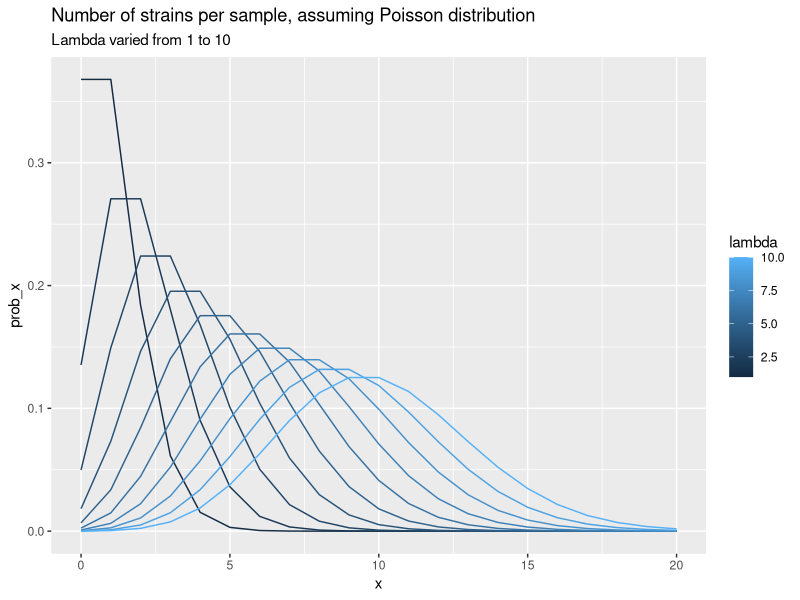
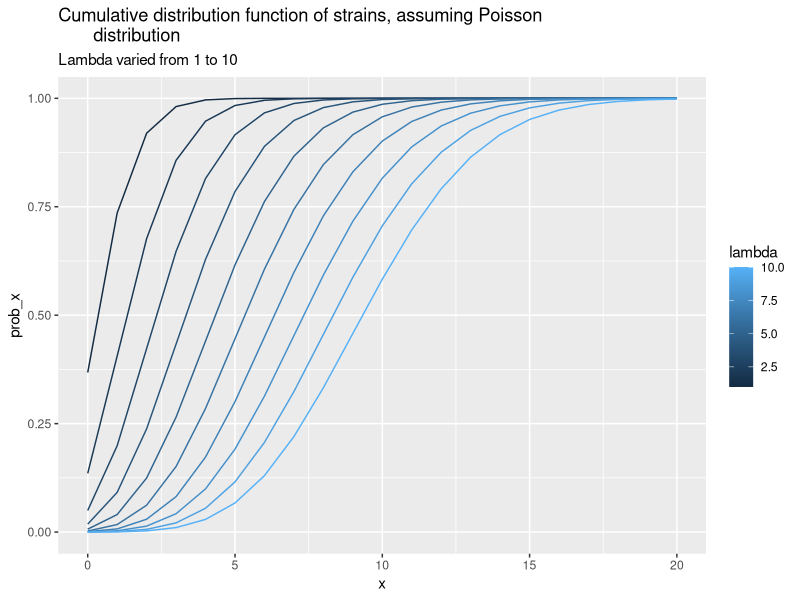
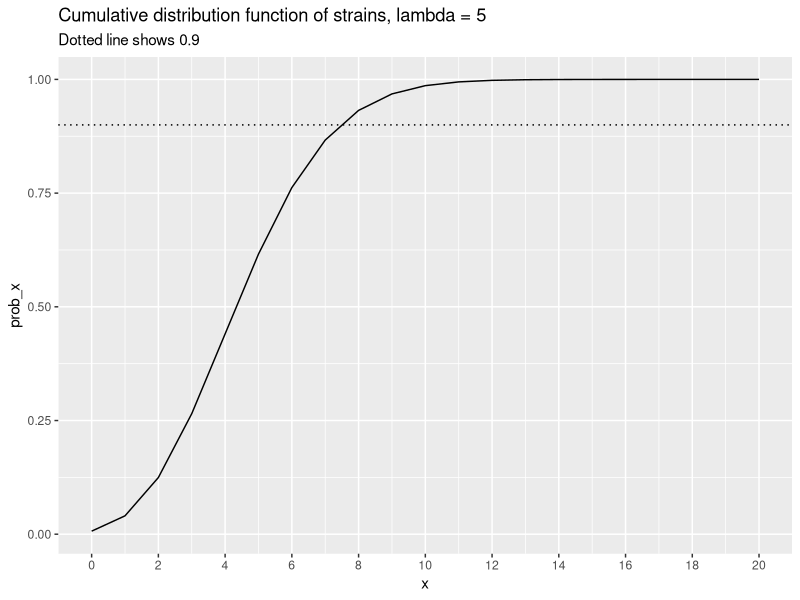
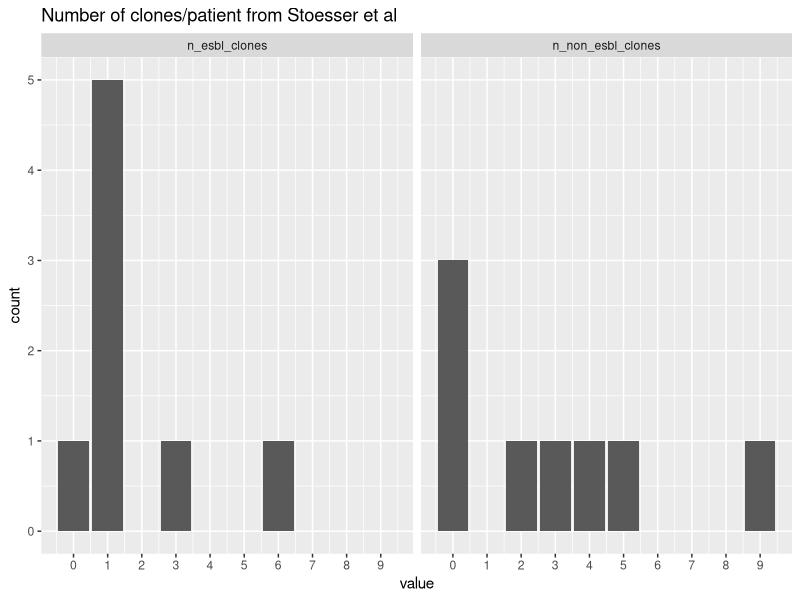
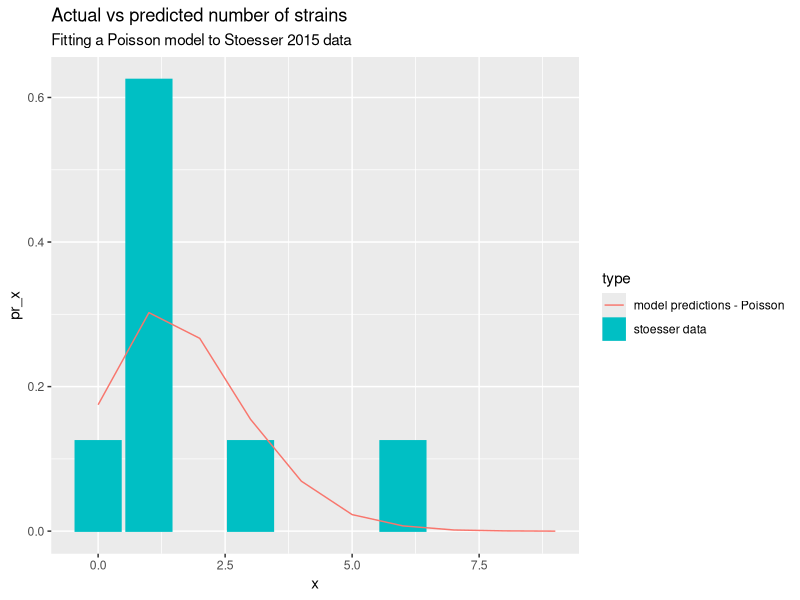
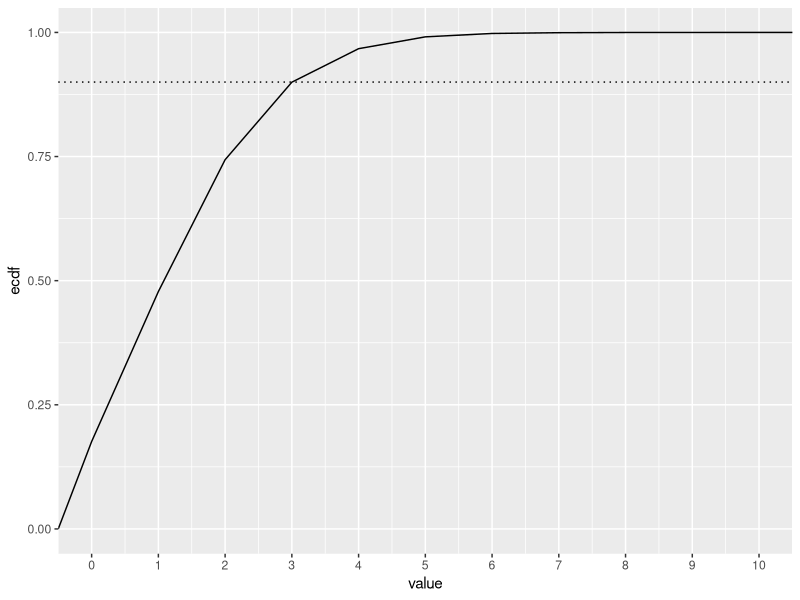

Write the R code that produced these figures, in order.
## ---- chunk 1

# plot Poisson distribution with varying lambda
# first load packages
library(tidyverse)

tibble(
  lambda = rep(1:10, each = 21),
  x = rep(0:20, 10),
  prob_x = dpois(x, lambda)
) |>
ggplot(aes(x,prob_x, color = lambda, group = lambda)) +
  geom_line() +
  labs(title = "Number of strains per sample, assuming Poisson distribution",
       subtitle = "Lambda varied from 1 to 10")


tibble(
  lambda = rep(1:10, each = 21),
  x = rep(0:20, 10),
  prob_x = ppois(x, lambda)
) |>
ggplot(aes(x,prob_x, color = lambda, group = lambda)) +
  geom_line() +
  labs(title = "Cumulative distribution function of strains, assuming Poisson
       distribution",
       subtitle = "Lambda varied from 1 to 10")


## ---- chunk 2

tibble(
  lambda = rep(5, 21),
  x = 0:20,
  prob_x = ppois(x, lambda)
) |>
ggplot(aes(x,prob_x)) +
  geom_line() +
  geom_hline(yintercept = 0.9, linetype = "dotted") +
  labs(title = "Cumulative distribution function of strains, lambda = 5",
       subtitle = "Dotted line shows 0.9") +
       scale_x_continuous(breaks = seq(0,20, by = 2))

## ---- chunk 3

# make a tibble with the data

tibble(
       subject =           c(244,86,232,357,45,813,1178,717),
       n_esbl_clones =     c(1,  6, 1,  1,  1, 1,  3,   0), 
       n_non_esbl_clones = c(2,  0, 4,  3,  9, 0,  0,   5)
) -> stoesser_data

# plot it

stoesser_data |>
       pivot_longer(-subject) |>
       ggplot(aes(value)) +
         geom_bar() +
         facet_wrap(~ name) +
         scale_x_continuous(breaks = 0:10, labels = 0:10) +
         labs(title = "Number of clones/patient from Stoesser et al")

## ---- chunk 4

# use glm to fit a Poisson model
# Just like fitting a logistic regression except 
# a) Poisson instead of logit and b) no covariates

glm(n_esbl_clones ~ 1, family= poisson(), data = stoesser_data) -> model

# get the estimates of lambda and confidence intervals out of the model
# we can interpret the intercept as lambda here

lambda_estimate <- exp(coef(model))

# What is teh fitted lambda?

lambda_estimate

# plot the actual data with the modelled Poisson distribution
# we could do this just  plugging lambda into a Poisson distribution
# or we can simulate from the fitted model

# here we'll do the latter
# we'll simulate 1000 times form the model to make an empiric probability
# distribution

model_preds <-
  simulate(model, nsim = 10000) |>
  as.data.frame() |>
  pivot_longer(everything()) |>
  count(value) |>
  transmute(
    x = value,
    pr_x = n / sum(n),
    type = "model predictions - Poisson"
  )


# then change the actual data to proportions

stoesser_proportions <-
  stoesser_data |>
  count(n_esbl_clones) |>
  transmute(
    x = n_esbl_clones,
    pr_x = n / sum(n),
    type = "stoesser data"
  )

# plot them together

ggplot(stoesser_proportions,
        aes(x, pr_x, color = type, fill = type)) +
       geom_col() +
       geom_line(data = model_preds) +
       labs(title = "Actual vs predicted number of strains",
            subtitle = "Fitting a Poisson model to Stoesser 2015 data")

## ---- chunk 5

  simulate(model, nsim = 10000) |>
  as.data.frame() |>
  pivot_longer(everything()) |>
  ggplot(aes(value)) +
    stat_ecdf(geom = "line") +
    geom_hline(yintercept = 0.9, linetype = "dotted") +
    scale_x_continuous(breaks = 0:10)

